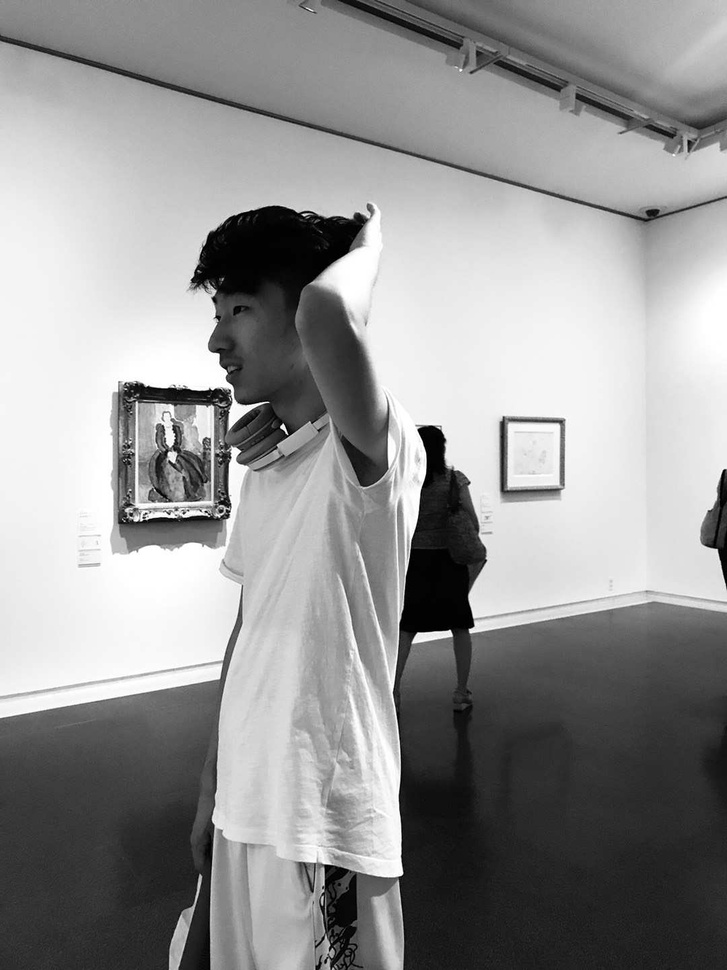
#> input picture img_sample/Stefan with Art.jpg, 727 x 970 px, shrunk from 1080 x 1440 before the run, found by its file name
$ python kmeans_clustering_eg.py
#> lines starting #> are read from the running program, lines starting #| are printed output that depends on the picture
""" OpenCV python tutorial on k-means clustering """

from PIL import Image
import numpy as np
import cv2

IMG = cv2.imread('D:/UMD/Career/Research Assistant/Segmentation by Logic/Code/img_sample/Stefan with Art.jpg')
#> IMG is the input picture: shape (970, 727, 3); min 0, max 255, mean 148.2
Z = IMG.reshape((-1, 3))
Z = np.float32(Z)

CRITERIA = cv2.TERM_CRITERIA_EPS + cv2.TERM_CRITERIA_MAX_ITER, 10, 0.01
K = 4
RET, LABEL, CENTERS = cv2.kmeans(Z, K, None, CRITERIA, 10, cv2.KMEANS_RANDOM_CENTERS)
#> RET = 599808845; CENTERS = [[42.8, 42.8, 42.8], [234.8, 234.8, 234.8], [121.8, 121.8, 121.8], [180.9, 180.9, 180.9]]

CENTERS = np.uint8(CENTERS)
#> CENTERS = [[42, 42, 42], [234, 234, 234], [121, 121, 121], [180, 180, 180]]
RES = CENTERS[LABEL.flatten()]
print(LABEL)
#> (printed output is left out)
a = np.array([[1, 2, 3, 0], [3, 2, 1, 0]])
print(CENTERS[a.flatten()])
#| [[234 234 234]
#|  [121 121 121]
#|  [180 180 180]
#|  [ 42  42  42]
#|  [180 180 180]
#|  [121 121 121]
#|  [234 234 234]
#|  [ 42  42  42]]
print(CENTERS[a].flatten())
#| [234 234 234 121 121 121 180 180 180  42  42  42 180 180 180 121 121 121
#|  234 234 234  42  42  42]
# print(LABEL.flatten())
RES2 = RES.reshape((IMG.shape))
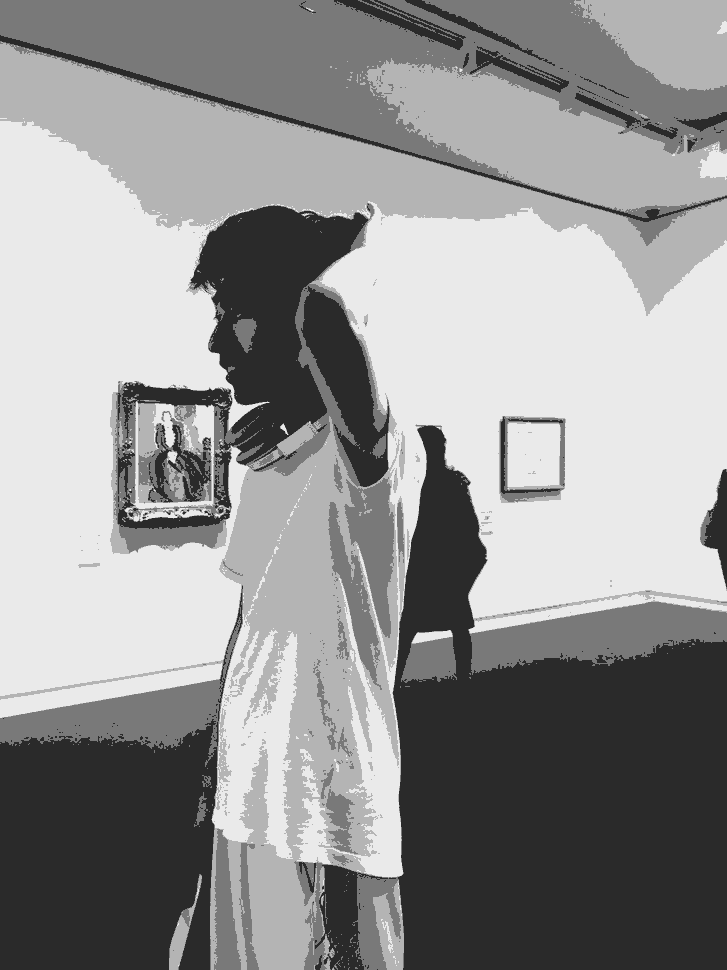
#> RES2: shape (970, 727, 3); min 42, max 234, mean 147.4

cv2.imshow('res2', RES2)
cv2.waitKey(0)
cv2.destroyAllWindows()

# Image.fromarray(RES2).save("kc.jpg")

$ run again, with img_sample/Abrams_Post_114_1_1_0_1.jpg copied over img_sample/Stefan with Art.jpg
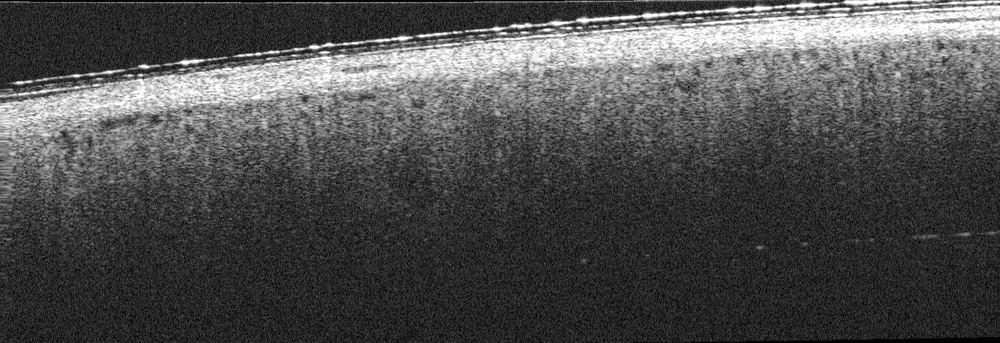
#> input picture img_sample/Abrams_Post_114_1_1_0_1.jpg, 1000 x 343 px, shrunk from 1571 x 539 before the run, found by its file name
#> IMG is the input picture: shape (343, 1000, 3); min 0, max 255, mean 77.2
#> `RET, LABEL, CENTERS = cv2.kmeans(Z, K, None, CRITERIA, 10, cv2.KMEANS_..`: RET = 234659965.1; CENTERS = [[81, 81, 81], [219.5, 219.5, 219.5], [38.6, 38.6, 38.6], [141, 141, 141]]
#> `CENTERS = np.uint8(CENTERS)`: CENTERS = [[81, 81, 81], [219, 219, 219], [38, 38, 38], [140, 140, 140]]
#> (printed output is left out)
#| [[219 219 219]
#|  [ 38  38  38]
#|  [140 140 140]
#|  [ 81  81  81]
#|  [140 140 140]
#|  [ 38  38  38]
#> (further printed lines are left out)
#| [219 219 219  38  38  38 140 140 140  81  81  81 140 140 140  38  38  38
#|  219 219 219  81  81  81]
#> `RES2 = RES.reshape((IMG.shape))`:
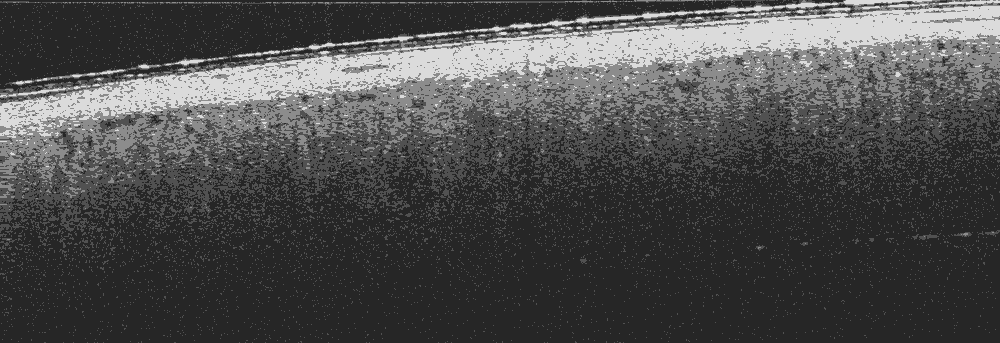
#> RES2: shape (343, 1000, 3); min 38, max 219, mean 76.7

$ run again, with img_sample/Headshot.jpg copied over img_sample/Stefan with Art.jpg
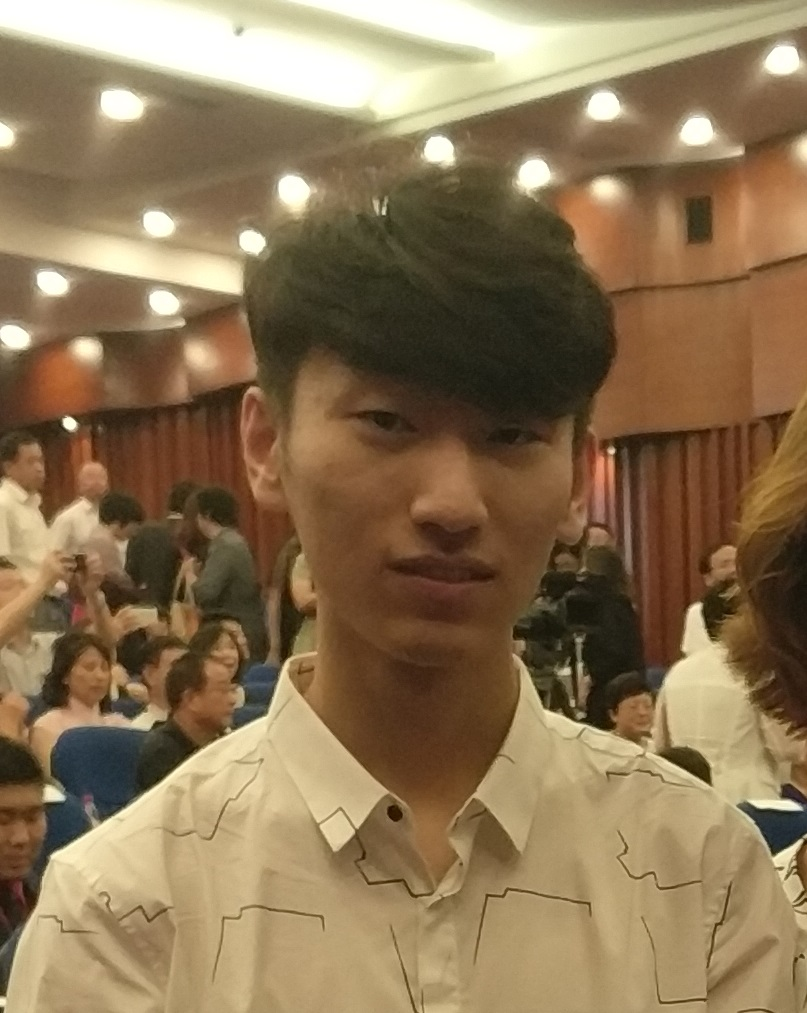
#> input picture img_sample/Headshot.jpg, 807 x 1013 px, found by its file name
#> IMG is the input picture: shape (1013, 807, 3); mean B, G, R 84.7, 116.5, 139.6
#> `RET, LABEL, CENTERS = cv2.kmeans(Z, K, None, CRITERIA, 10, cv2.KMEANS_..`: RET = 762232310.1; CENTERS = [[119.1, 161.5, 184.8], [209.2, 236.5, 241.8], [67.36, 101.4, 133.6], [31.22, 52.87, 72.54]]
#> `CENTERS = np.uint8(CENTERS)`: CENTERS = [[119, 161, 184], [209, 236, 241], [67, 101, 133], [31, 52, 72]]
#> (printed output is left out)
#| [[209 236 241]
#|  [ 67 101 133]
#|  [ 31  52  72]
#|  [119 161 184]
#|  [ 31  52  72]
#|  [ 67 101 133]
#> (further printed lines are left out)
#| [209 236 241  67 101 133  31  52  72 119 161 184  31  52  72  67 101 133
#|  209 236 241 119 161 184]
#> `RES2 = RES.reshape((IMG.shape))`:
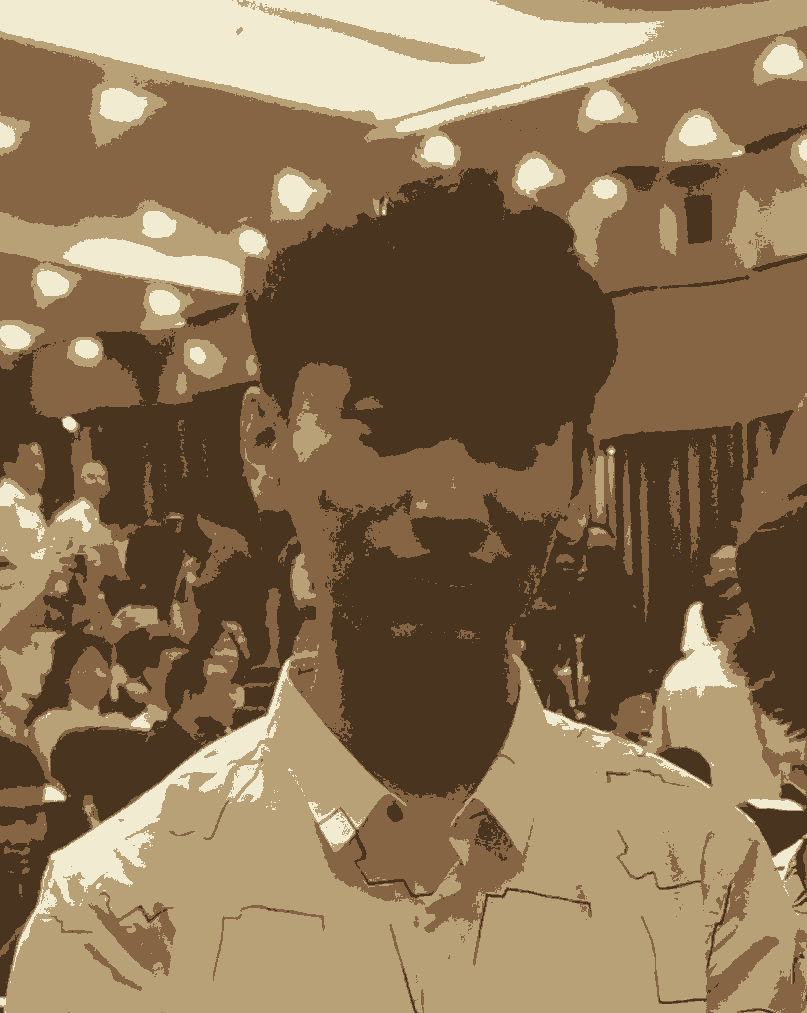
#> RES2: shape (1013, 807, 3); mean B, G, R 84.4, 115.9, 139
